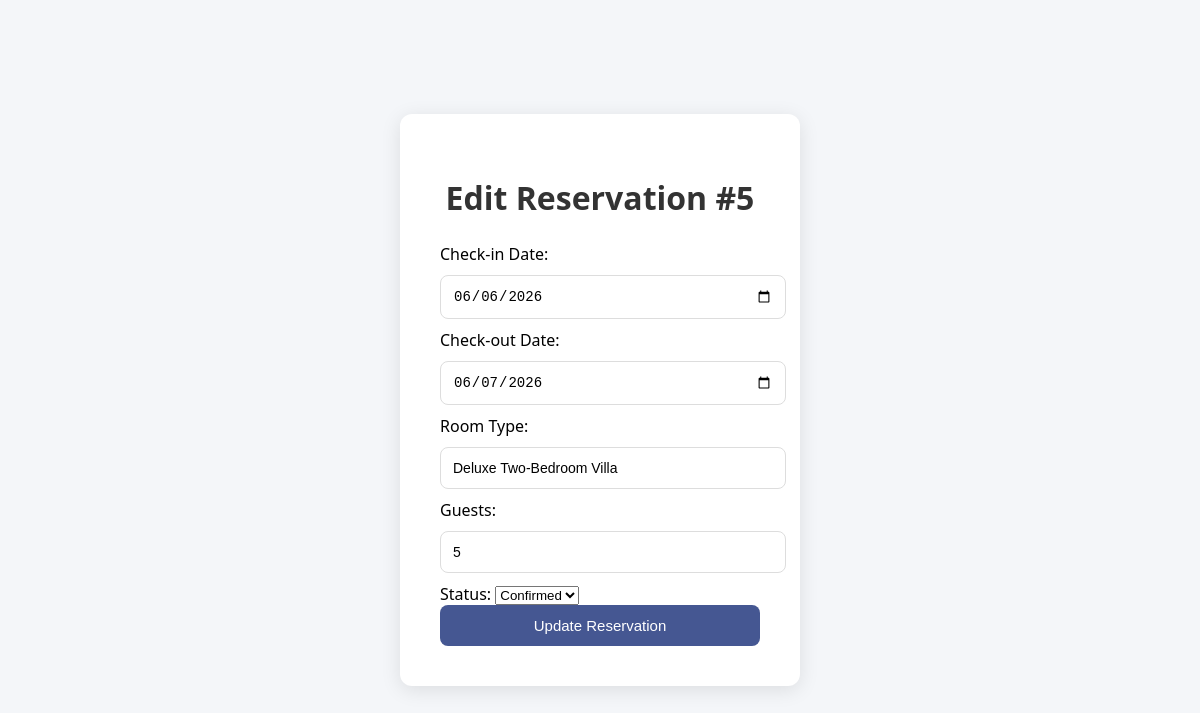
Screenshot of /staff/update_reservation.php?id=5 (signed in) with the database file from the repository.
### tables this page shows
CREATE TABLE `customerreservation` (
  `reservation_id` int(11) NOT NULL,
  `user_id` int(11) DEFAULT NULL,
  `customer_name` varchar(100) NOT NULL,
  `checkin_date` date NOT NULL,
  `checkout_date` date NOT NULL,
  `room_type` varchar(50) NOT NULL,
  `guests` int(11) NOT NULL,
  `status` enum('Pending','Confirmed','Cancelled') DEFAULT 'Pending',
  `created_at` timestamp NULL DEFAULT current_timestamp(),
  `updated_at` timestamp NULL DEFAULT current_timestamp() ON UPDATE current_timestamp(),
  `otp_code` varchar(10) DEFAULT NULL,
  `otp_expiry` datetime DEFAULT NULL
);

### staff/update_reservation.php (the view, shortened to what this page needs)
<?php
$host = "localhost";
$dbname = "resortreservation";
$username = "root";
$password = "";
try {
    $pdo = new PDO("mysql:host=$host;dbname=$dbname;charset=utf8", $username, $password);
    $pdo->setAttribute(PDO::ATTR_ERRMODE, PDO::ERRMODE_EXCEPTION);
} catch (PDOException $e) {
    die("DB Connection failed: " . $e->getMessage());
}
$id = $_GET['id'] ?? null;
$stmt = $pdo->prepare("SELECT * FROM customerreservation WHERE reservation_id = ?");
$stmt->execute([$id]);
$reservation = $stmt->fetch(PDO::FETCH_ASSOC);
?>
<!DOCTYPE html>
<html lang="en">
<head>
    <link rel="stylesheet" href="css/style.css">
</head>
<body>
<div class="form">
    <h1>Edit Reservation #<?php echo $reservation['reservation_id']; ?></h1>
    <form method="POST">
        <label>Check-in Date:</label>
        <input type="date" name="checkin" value="<?php echo $reservation['checkin_date']; ?>" required>
        <label>Check-out Date:</label>
        <input type="date" name="checkout" value="<?php echo $reservation['checkout_date']; ?>" required>
        <label>Room Type:</label>
        <input type="text" name="room_type" value="<?php echo htmlspecialchars($reservation['room_type']); ?>" required>
        <label>Guests:</label>
        <input type="number" name="guests" value="<?php echo $reservation['guests']; ?>" required>
        <label>Status:</label>
        <select name="status" required>
            <option value="Confirmed" <?php if($reservation['status']=="Confirmed") echo "selected"; ?>>Confirmed</option>
        </select>
        <button type="submit" class="loginbtn">Update Reservation</button>
    </form>
</div>
</body>
</html>

### staff/css/style.css (style rules this page uses)
body { font-family: 'Segoe UI', Tahoma, sans-serif; background: #f4f6f9; display: flex; justify-content: center; align-items: center; height: 100vh; margin: 0; }
.form { background: #ffffff; padding: 40px; border-radius: 12px; box-shadow: 0 4px 20px rgba(0,0,0,0.1); width: 320px; }
h1 { text-align: center; margin-bottom: 24px; color: #333; font-weight: 600; }
input { width: 100%; padding: 12px; margin: 10px 0; border: 1px solid #ddd; border-radius: 8px; font-size: 14px; transition: border-color 0.3s; }
.loginbtn { width: 100%; padding: 12px; background: #455792; color: #fff; border: none; border-radius: 8px; font-size: 15px; cursor: pointer; transition: background 0.3s; }

### rows the page displays
customerreservation: reservation_id "5", checkin "06/06/2026", checkout "06/07/2026", room_type "Deluxe Two-Bedroom Villa", guests "5", status "Confirmed"
